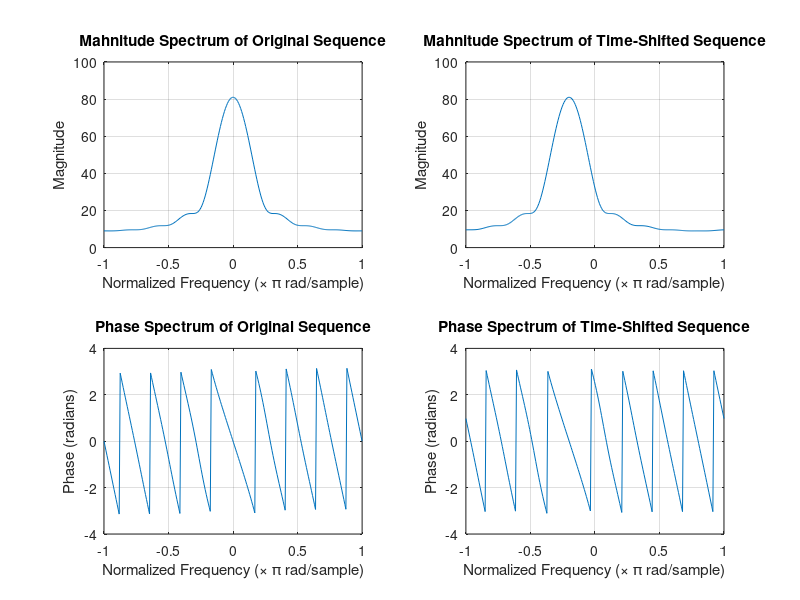

Write MATLAB code to recreate this figure.
clf;
w = -pi : 2*pi/255 : pi;
wo = -0.2*pi;
num1 = [1 3 5 7 9 11 13 15 17];
L=length(num1);
h1=freqz(num1, 1, w );

n = 0:L-1;
num2=exp(wo*i*n).*num1;
h2 = freqz(num2, 1, w );

subplot(2,2,1)
plot(w/pi, abs(h1)); grid;
title('Mahnitude Spectrum of Original Sequence')
xlabel('Normalized Frequency (\times \pi rad/sample)')
ylabel('Magnitude')

subplot(2,2,2)
plot(w/pi, abs(h2)); grid;
title('Mahnitude Spectrum of Time-Shifted Sequence')
xlabel('Normalized Frequency (\times \pi rad/sample)')
ylabel('Magnitude')

subplot(2,2,3)
plot(w/pi, angle(h1));grid;
title('Phase Spectrum of Original Sequence')
xlabel('Normalized Frequency (\times \pi rad/sample)')
ylabel('Phase (radians)')

subplot(2,2,4)
plot(w/pi, angle(h2));grid;
title('Phase Spectrum of Time-Shifted Sequence')
xlabel('Normalized Frequency (\times \pi rad/sample)')
ylabel('Phase (radians)')
